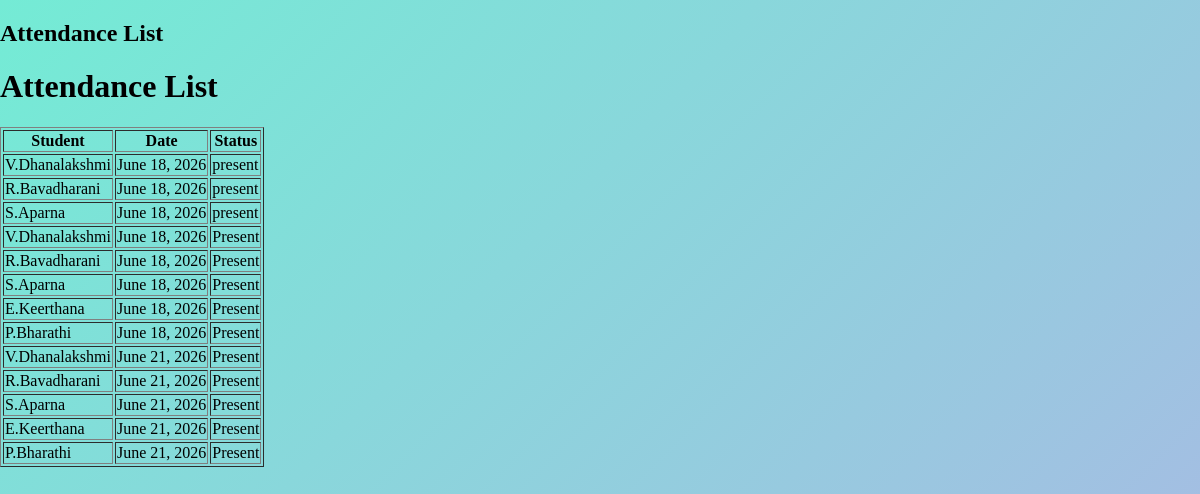
Page /polls/attendance_list/ on the earlier database version.
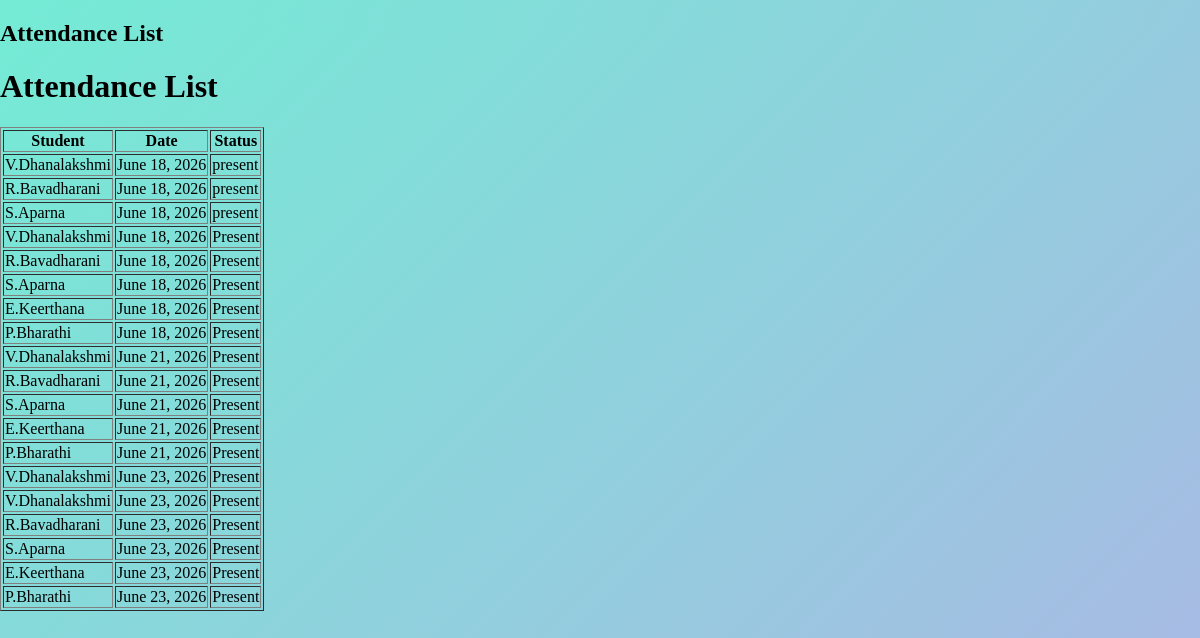
Same page on the later database version.
### polls/models.py (models this page shows, shortened)
class Attendance(models.Model):
    STATUS_CHOICES = [
        ('Present', 'Present'),
        ('Absent', 'Absent'),
        ('Leave', 'Leave'),
    ]
    student = models.ForeignKey(Student, on_delete=models.CASCADE)
    date = models.DateField()
    status = models.CharField(max_length=20, choices=STATUS_CHOICES)

class Student(models.Model):
    name = models.CharField(max_length=100)
    roll_no = models.IntegerField()
    department = models.CharField(max_length=50)
    email = models.EmailField()

### polls/views.py (the view)
# urls.py: path('attendance_list/', views.attendance_list, name='attendance_list'),
def attendance_list(request):
    attendance_records = Attendance.objects.all()
    return render(
        request,
        'polls/attendance_list.html',
        {'attendance_records': attendance_records}
    )

### polls/templates/polls/attendance_list.html (shortened to what this page needs)
{% extends 'polls/base.html' %}
{% block content %}
<h2>Attendance List</h2>
<!DOCTYPE html>
<html>
<head>
</head>
<body>
<h1>Attendance List</h1>
<table border="1">
    <tr>
        <th>Student</th>
        <th>Date</th>
        <th>Status</th>
    </tr>
    {% for record in attendance_records %}
    <tr>
        <td>{{ record.student.name }}</td>
        <td>{{ record.date }}</td>
        <td>{{ record.status }}</td>
    </tr>
    {% endfor %}
</table>
</body>
</html>
{% endblock %}

### polls/templates/polls/base.html (shortened to what this page needs)
<!DOCTYPE html>
<html>
<head>
</head>
<body>
{% block content %}
{% endblock %}
</body>
</html>

### polls/templates/polls/base.html (style rules this page uses)
html, body { margin: 0; padding: 0; min-height: 100vh; background: linear-gradient(135deg, #74ebd5, #ACB6E5); }

Differences in the rows shown:
added Attendance: student.name "V.Dhanalakshmi", date "June 23, 2026", status "Present"
added Attendance: student.name "V.Dhanalakshmi", date "June 23, 2026", status "Present"
added Attendance: student.name "R.Bavadharani", date "June 23, 2026", status "Present"
added Attendance: student.name "S.Aparna", date "June 23, 2026", status "Present"
added Attendance: student.name "E.Keerthana", date "June 23, 2026", status "Present"
added Attendance: student.name "P.Bharathi", date "June 23, 2026", status "Present"
